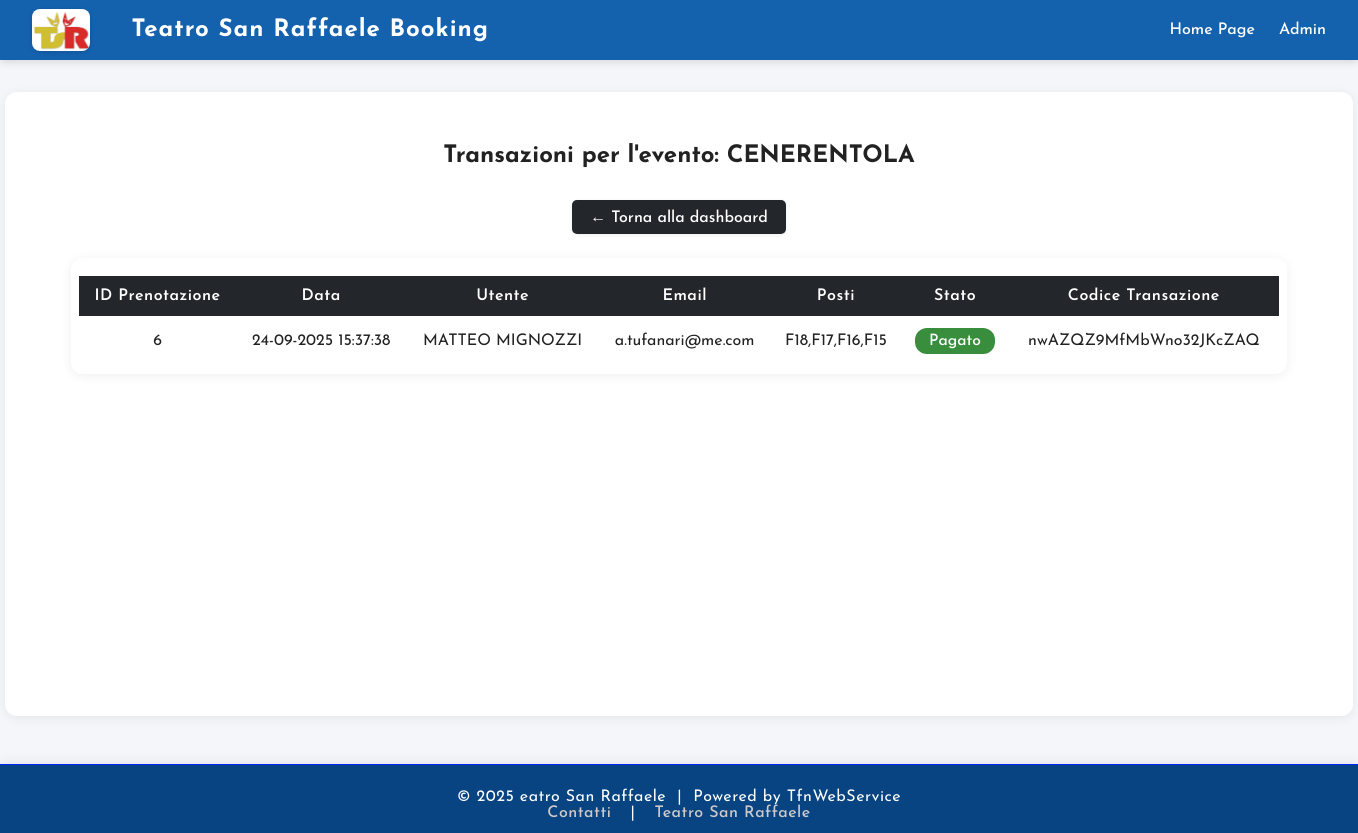
Page /event/3/transactions (signed in) on the earlier database version.
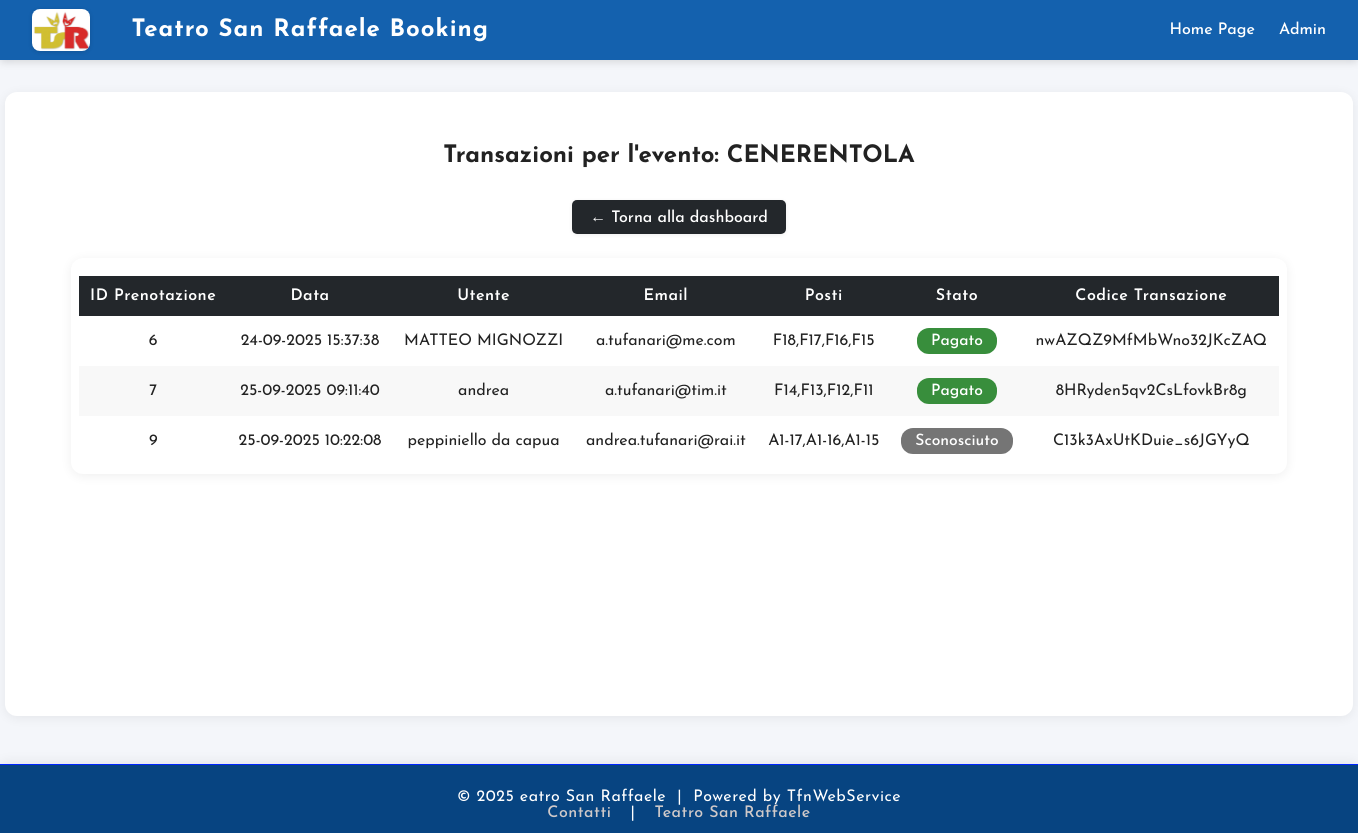
Same page on the later database version.
### tables this page shows
CREATE TABLE events (
    id INTEGER PRIMARY KEY AUTOINCREMENT,
    title TEXT NOT NULL,
    date TEXT NOT NULL,
    time TEXT NOT NULL,
    price REAL NOT NULL,
    poster_url TEXT         
);

CREATE TABLE bookings (
    id INTEGER PRIMARY KEY AUTOINCREMENT,
    event_id INTEGER NOT NULL,
    name TEXT NOT NULL,
    email TEXT NOT NULL,
    seats TEXT NOT NULL,          -- posti separati da , 
    status REAL DEFAULT 0 , -- 0=libero, 1=pending ,2 = acquistato , 3 = validato
    qrcode_token TEXT NOT NULL,
    created_at TEXT NOT NULL,
    FOREIGN KEY(event_id) REFERENCES events(id)
);

### app.py (the view)
@app.route('/event/<int:event_id>/transactions')
@login_required
def event_transactions(event_id):
    conn = get_db()
    event = conn.execute('SELECT title FROM events WHERE id=?', (event_id,)).fetchone()
    transactions = conn.execute(
        'SELECT * FROM bookings WHERE event_id=? ORDER BY created_at DESC', (event_id,)
    ).fetchall()
    conn.close()
    return render_template(
        'event_transactions.html',
        event_title=event['title'] if event else 'Evento sconosciuto',
        transactions=transactions
    )

### app.py (called while the page is built)
def get_db():
    conn = sqlite3.connect('data/cinema.db')
    conn.row_factory = sqlite3.Row
    return conn

@app.context_processor
def inject_now():
    from datetime import datetime
    return {'now': datetime.now}

def login_required(f):
    @wraps(f)
    def decorated_function(*args, **kwargs):
        if session.get('logged_in') != True:
            return redirect(url_for('admin'))
        return f(*args, **kwargs)
    return decorated_function

### templates/event_transactions.html (shortened to what this page needs)
{% extends 'base.html' %}
{% block content %}
<h2 style="text-align:center; margin-bottom: 32px;">Transazioni per l'evento: {{ event_title }}</h2>
<p style="text-align:center; margin-bottom: 24px;">
    <a href="{{ url_for('dashboard') }}" class="btn-back">&larr; Torna alla dashboard</a>
</p>
<div class="transactions-table-wrapper">
    <table class="transactions-table">
        <thead>
            <tr>
                <th>ID Prenotazione</th>
                <th>Data</th>
                <th>Utente</th>
                <th>Email</th>
                <th>Posti</th>
                <th>Stato</th>
                <th>Codice Transazione</th>
            </tr>
        </thead>
        <tbody>
            {% for t in transactions |sort(attribute='id') %}
            <tr>
                <td>{{ t.id }}</td>
                <td>{{ t.created_at }}</td>
                <td>{{ t.name }}</td>
                <td>{{ t.email }}</td>
                <td>{{ t.seats }}</td>
                <td>
                    {% if t.status == 1 %}
                    <span class="badge badge-pending">In attesa</span>
                    {% elif t.status == 2 %}
                    <span class="badge badge-paid">Pagato</span>
                    {% elif t.status == 3 %}
                    <span class="badge badge-validated">Validato</span>
                    {% else %}
                    <span class="badge badge-unknown">Sconosciuto</span>
                    {% endif %}
                </td>
                <td>
                    {{ t.qrcode_token }}
                </td>
            </tr>
            {% else %}
            <tr>
                <td colspan="8" style="text-align:center; color:#888;">Nessuna transazione trovata per questo evento.
                </td>
            </tr>
            {% endfor %}
        </tbody>
    </table>
</div>
{% endblock %}

### templates/base.html (shortened to what this page needs)
<!DOCTYPE html>
<html lang="it">
<head>
  <link rel="stylesheet" href="{{ url_for('static', filename='style.css') }}">
</head>
<body>
  <div class="navbar">
    <img src="{{ url_for('static', filename='img/logo.png') }}" alt="Logo" class="navbar-logo">
    <div class="navbar-title">Teatro San Raffaele Booking</div>
    <div class="navbar-links">
      <a href="{{ url_for('index') }}">Home Page</a>
      <a href="{{ url_for('dashboard') }}">Admin</a>
    </div>
  </div>
  <div class="main-content">
    {% block content %}{% endblock %}
  </div>
  <div class="footer">
    <div class="footer-content">
      &copy; {{ now().year }} eatro San Raffaele &nbsp;|&nbsp; Powered by <span style="color:#ffffff;">
        TfnWebService</span>
      <br>
      <span class="footer-links">
        <a href="mailto:ilcilindroteatro@yahoo.it">Contatti</a> &nbsp;|&nbsp;
        <a href="https://teatrosanraffaele.it" target="_blank">Teatro San Raffaele</a>
      </span>
    </div>
  </div>
</body>
</html>

### static/style.css (style rules this page uses)
body { margin: 0; font-family: "Josefin Sans", sans-serif; font-optical-sizing: auto; font-weight: 400; font-style: normal; background: #f4f6fa; color: #222; min-height: 100vh; }
.navbar { background: #1461ae; color: #fff; padding: 0 32px; height: 60px; display: flex; align-items: center; justify-content: flex-start; gap: 24px; box-shadow: 0 2px 8px #0002; }
.navbar-title { font-size: 1.5em; font-weight: 700; letter-spacing: 1px; }
.navbar-links { margin-left: auto; display: flex; align-items: center; }
.navbar-links a { color: #fff; text-decoration: none; margin-left: 24px; font-weight: 500; transition: color 0.2s; }
.navbar-logo { height: 42px; margin-right: 18px; border-radius: 8px; box-shadow: 0 1px 4px #0002; background: #fff; }
.main-content { width: 1300px; margin: 32px auto 0 auto; background: #fff; border-radius: 12px; box-shadow: 0 2px 12px #0001; padding: 32px 24px; min-height: 70vh; }
.footer { margin-top: 48px; padding: 24px 0 12px 0; background: #074481; color: #fff; font-size: 1em; text-align: center; letter-spacing: 0.5px; border-top: 1px solid #0026ff; box-shadow: 0 -2px 12px #0001; }
.footer-content { max-width: 900px; margin: 0 auto; }
.footer-links a { color: #cfc9c9; text-decoration: none; margin: 0 8px; font-weight: 500; transition: color 0.2s; }

### templates/event_transactions.html (style rules this page uses)
.transactions-table-wrapper { overflow-x: auto; margin: 0 auto; max-width: 1200px; background: #fff; border-radius: 12px; box-shadow: 0 2px 12px #0001; padding: 18px 8px 8px 8px; }
.transactions-table { width: 100%; border-collapse: collapse; font-size: 1em; min-width: 900px; }
.transactions-table th, .transactions-table td { padding: 12px 10px; text-align: center; }
.transactions-table th { background: #23272b; color: #fff; font-weight: 600; letter-spacing: 0.5px; }
.transactions-table tr:nth-child(even) { background: #f8f8f8; }
.transactions-table tr:nth-child(odd) { background: #fff; }
.badge { display: inline-block; padding: 5px 14px; border-radius: 12px; font-size: 0.98em; font-weight: 500; color: #fff; }
.badge-paid { background: #388e3c; }
.badge-unknown { background: #757575; }
.btn-back { background: #23272b; color: #fff; border: none; border-radius: 5px; padding: 8px 18px; font-size: 1em; font-weight: 500; text-decoration: none; transition: background 0.2s; box-shadow: 0 1px 4px #0001; cursor: pointer; display: inline-block; }

Differences in the rows shown:
added bookings: id "7", created_at "25-09-2025 09:11:40", name "andrea", email "a.tufanari@tim.it", seats "F14,F13,F12,F11", status "Pagato", qrcode_token "8HRyden5qv2CsLfovkBr8g"
added bookings: id "9", created_at "25-09-2025 10:22:08", name "peppiniello da capua", email "andrea.tufanari@rai.it", seats "A1-17,A1-16,A1-15", status "Sconosciuto", qrcode_token "C13k3AxUtKDuie_s6JGYyQ"
